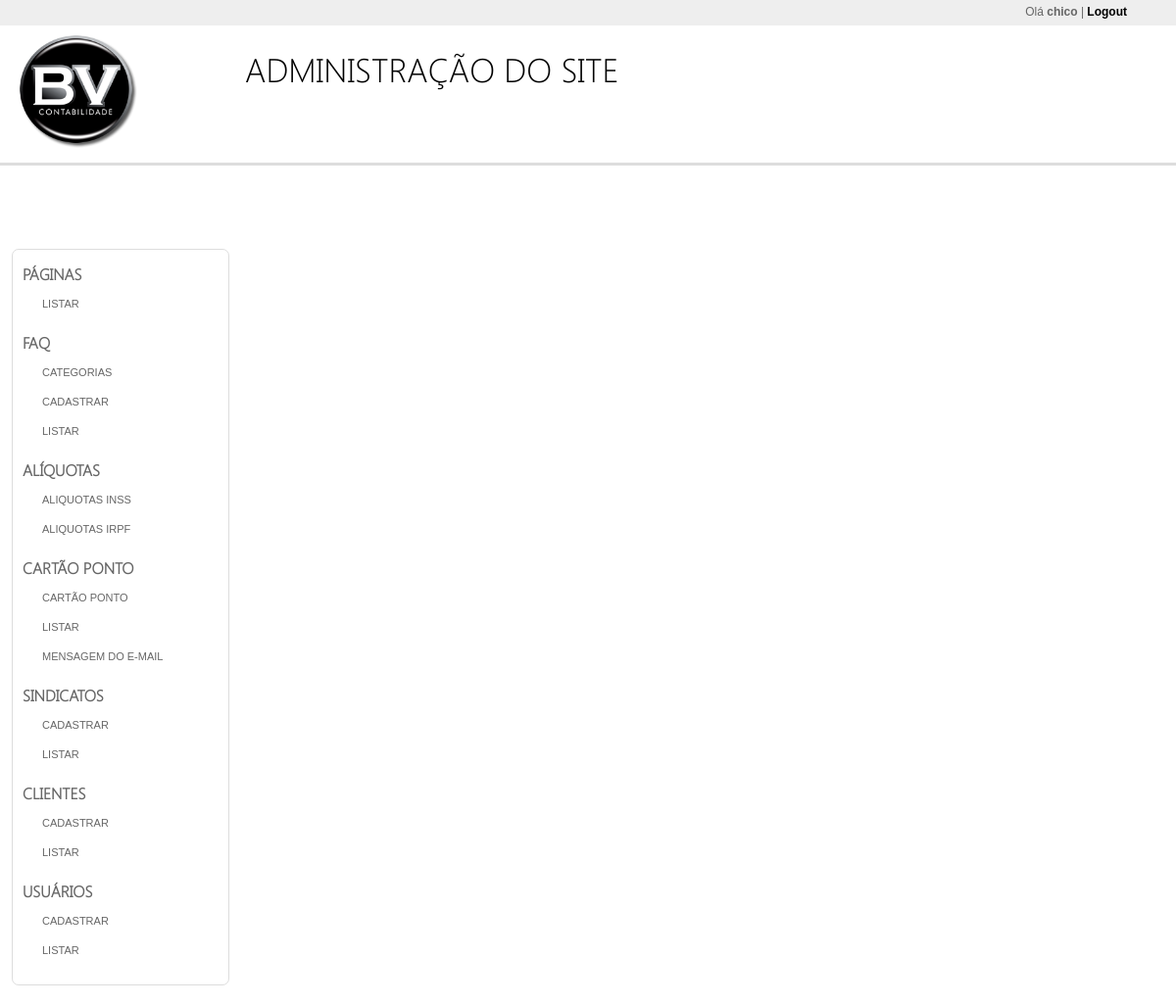
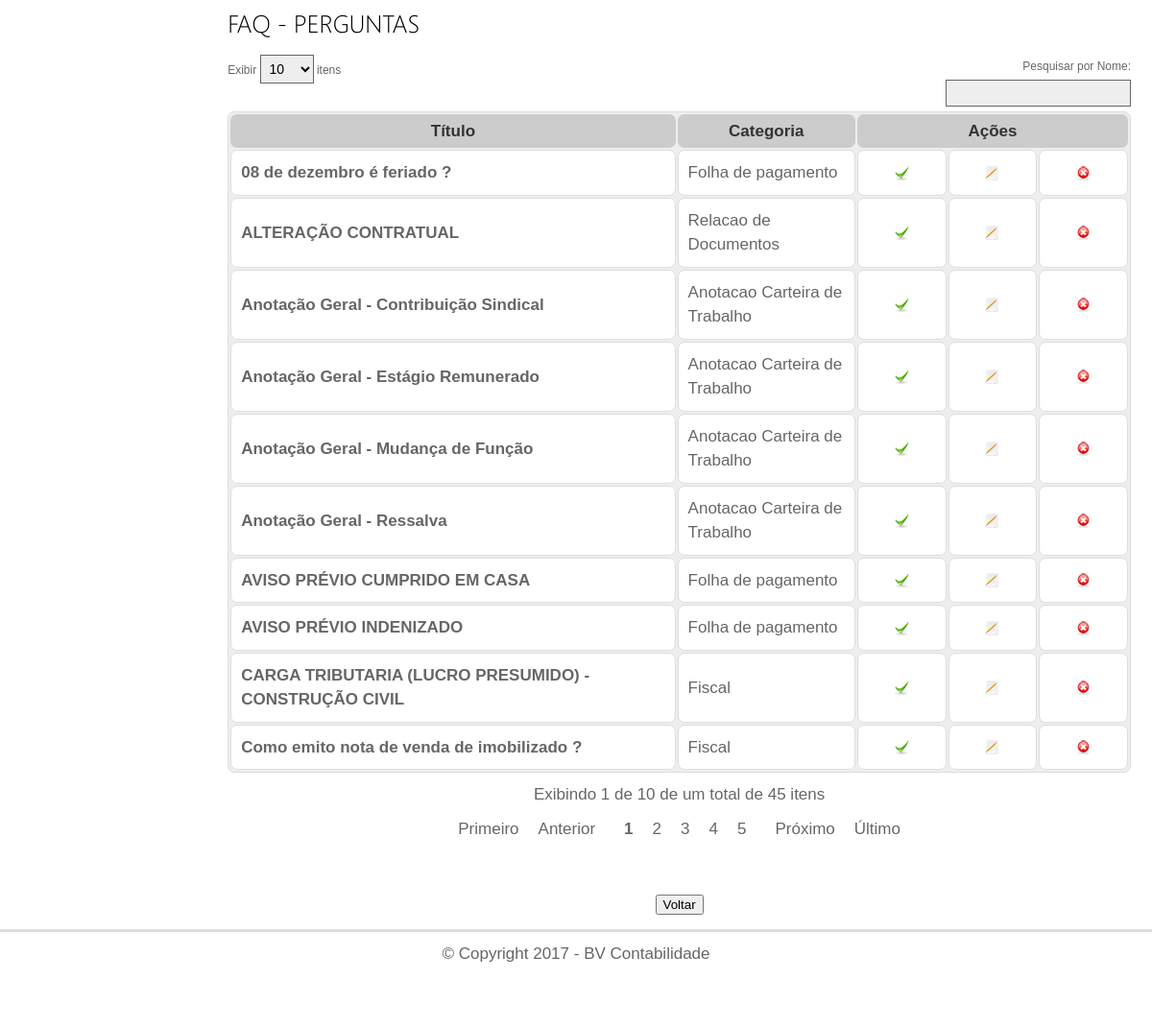
Screenshot of /admin/index.php?pag=lis_produto (signed in) with the database file from the repository (2 pictures, top to bottom).
### tables this page shows
CREATE TABLE IF NOT EXISTS `noticias` (
  `id` int(10) NOT NULL AUTO_INCREMENT,
  `autor` varchar(255) DEFAULT NULL,
  `titulo` varchar(255) DEFAULT NULL,
  `resumo` text,
  `id_categoria` int(10) DEFAULT NULL,
  `id_subcategoria` int(10) DEFAULT NULL,
  `id_subsubcategoria` int(10) DEFAULT NULL,
  `id_galeria` int(10) DEFAULT NULL,
  `id_galeriavideo` int(10) DEFAULT NULL,
  `texto` text,
  `video` varchar(255) DEFAULT NULL,
  `legenda_video` varchar(255) DEFAULT NULL,
  `imagem_1` varchar(255) DEFAULT NULL,
  `imagem_2` varchar(255) DEFAULT NULL,
  `legenda_imagem_1` varchar(255) DEFAULT NULL,
  `legenda_imagem_2` varchar(255) DEFAULT NULL,
  `status` char(1) DEFAULT 's',
  `tipo` varchar(50) DEFAULT NULL,
  `data` datetime DEFAULT NULL,
  `novo_comentario` char(1) DEFAULT 'n',
  `capa` char(1) DEFAULT NULL,
  PRIMARY KEY (`id`)
);

CREATE TABLE IF NOT EXISTS `categorias` (
  `id` int(11) NOT NULL AUTO_INCREMENT,
  `nome_cat` varchar(150) DEFAULT NULL,
  `tipo` varchar(150) DEFAULT NULL,
  `ordem` int(11) DEFAULT NULL,
  `status` char(1) DEFAULT 's',
  PRIMARY KEY (`id`)
);

### admin/adm_paginas.php (called while the page is built, shortened)
<?php
$pag = @$_GET['pag'];
?>

### admin/funcaoform.php (called while the page is built, shortened)
<?php
function seguranca($valor)
{
	$array = array("DELETE", " OR ", "UPDATE", "INSERT", "DROP", "SELECT", "TABLE", "WHERE", "'", "/", "UNION", "JOIN");
	$valor = str_ireplace($array,"",$valor);
	return $valor;
}
?>

### admin/paginas/produtos/lis_produto.php (the view, shortened to what this page needs)
<?php
$op = seguranca(@$_GET['op']);
$palavra = seguranca(htmlentities(utf8_decode(@$_GET['palavra'])));
if($palavra)
	$filtro = "AND (a.titulo LIKE '%".$palavra."%' OR a.texto LIKE '%".$palavra."%' OR a.resumo LIKE '%".$palavra."%' OR b.nome_cat LIKE '%".$palavra."%')";
else
	$filtro = "";
$sql = mysql_query("SELECT a.*, DATE_FORMAT(a.data, '%d/%m/%Y') AS data_correta, b.nome_cat FROM noticias AS a LEFT JOIN categorias AS b ON a.id_categoria = b.id WHERE 1 $filtro ORDER BY a.data");
?>
<table cellpadding="0" cellspacing="2" width="100%" class="tblcadastro" id="tabela">
		<thead>
		<tr>
            <th>T&iacute;tulo</th>
            <?php
			if($pag == "lis_produto")
			{
				$link = "cad_produto";
			?>
            <th>Categoria</th>
            <?php
			}
			?>
            <th colspan="3">A&ccedil;&otilde;es</th>
        </tr>
        </thead>
        <tbody>
        <?php
		while($reg = mysql_fetch_array($sql))
		{
			if($reg['status'] == "n"){
				$publi = "<img src='imagens/icon-32-apply-off.png' border='0' title='Publicar' alt='Publicar' />";
				$estilo = " style='background: #EEE !important; color: #999;'";
				$status = "s";
			}
			else
			{
				$publi = "<img src='imagens/icon-32-apply.png' border='0' title='Despublicar' alt='Despublicar' />";
				$estilo = "";
				$status = "n";
			}
		?>
	        <tr>
            	<td<?php echo $estilo;?> width="50%"><?php echo html_entity_decode($reg['titulo']);?></td>
                <?php
				if($pag != "lis_noticias" && $pag != "lis_documentos")
				{
				?>
                <td<?php echo $estilo;?> width="20%"><?php echo html_entity_decode($reg['nome_cat']);?></td>
                <?php
				}
				else
				{
				?>
                	<td<?php echo $estilo;?> width="40%" align="center"><?php echo $reg['data_correta'];?></td>
                <?php
				}
				?>
                <td<?php echo $estilo;?> align="center" class="publi"><a style="cursor:pointer;" id="<?php echo $status."-".$reg['id'];?>"><?php echo $publi;?></a></td>
                <td<?php echo $estilo;?> align="center"><a href="index.php?pag=<?php echo $link;?><?php if($op){ echo "&op=opiniao";}?>&id=<?php echo $reg['id'];?>"><img src="imagens/icon-32-edit.png" border="0" title="Editar" alt="Editar" /></a></td>
                <td<?php echo $estilo;?> align="center"><a onclick="confirma('<?php echo $reg['id'];?>','<?php echo $reg['titulo'];?>')"><img style="cursor:pointer;" title="Excluir" alt="Excluir" src="imagens/icon-32-cancel.png" /></a></td>
            </tr>
        <?php
		}
		?>
        </tbody>
</table>

### admin/estilos.css (style rules this page uses)
body { font-family: Arial, Helvetica, sans-serif; font-size: 17px; line-height: 150%; margin: 0; padding: 0; color: #666; }
.tblcadastro { clear: both; margin: 10px auto; width: 100%; border: 1px solid #DDD; -webkit-border-radius: 7px 7px 7px 7px; -moz-border-radius: 7px 7px 7px 7px; -khtml-border-radius: 7px 7px 7px 7px; border-radius: 7px 7px 7px 7px; background: #EEE; }
.tblcadastro th { background: #CCC; color: #333; padding: 5px; -webkit-border-radius: 7px 7px 7px 7px; -moz-border-radius: 7px 7px 7px 7px; -khtml-border-radius: 7px 7px 7px 7px; border-radius: 7px 7px 7px 7px; }
.tblcadastro td { border: 1px solid #DDD; padding: 10px; -webkit-border-radius: 7px 7px 7px 7px; -moz-border-radius: 7px 7px 7px 7px; -khtml-border-radius: 7px 7px 7px 7px; border-radius: 7px 7px 7px 7px; background: #FFF; }
.tblcadastro a { color: #000; font-weight: bold; text-decoration: none; }
.sorting { background: url(imagens/sort.gif) no-repeat 90% center; cursor: pointer; }
.sorting_asc { background: url(imagens/sort_asc.gif) no-repeat 90% center; cursor: pointer; }
.sorting_1 { font-weight: bold; }

### rows the page displays
noticias: titulo "Anotação Geral - Mudança de Função", id_categoria.nome_cat "Anotacao Carteira de Trabalho"
noticias: titulo "Anotação Geral - Estágio Remunerado", id_categoria.nome_cat "Anotacao Carteira de Trabalho"
noticias: titulo "Anotação Geral - Contribuição Sindical", id_categoria.nome_cat "Anotacao Carteira de Trabalho"
noticias: titulo "Anotação Geral - Ressalva", id_categoria.nome_cat "Anotacao Carteira de Trabalho"
noticias: titulo "CARGA TRIBUTARIA (LUCRO PRESUMIDO) - CONSTRUÇÃO CIVIL", id_categoria.nome_cat "Fiscal"
noticias: titulo "08 de dezembro é feriado ?", id_categoria.nome_cat "Folha de pagamento"
noticias: titulo "ALTERAÇÃO CONTRATUAL", id_categoria.nome_cat "Relacao de Documentos"
noticias: titulo "AVISO PRÉVIO CUMPRIDO EM CASA", id_categoria.nome_cat "Folha de pagamento"
noticias: titulo "AVISO PRÉVIO INDENIZADO", id_categoria.nome_cat "Folha de pagamento"
noticias: titulo "Como emito nota de venda de imobilizado ?", id_categoria.nome_cat "Fiscal"

### other values shown
$tit "FAQ - PERGUNTAS"
